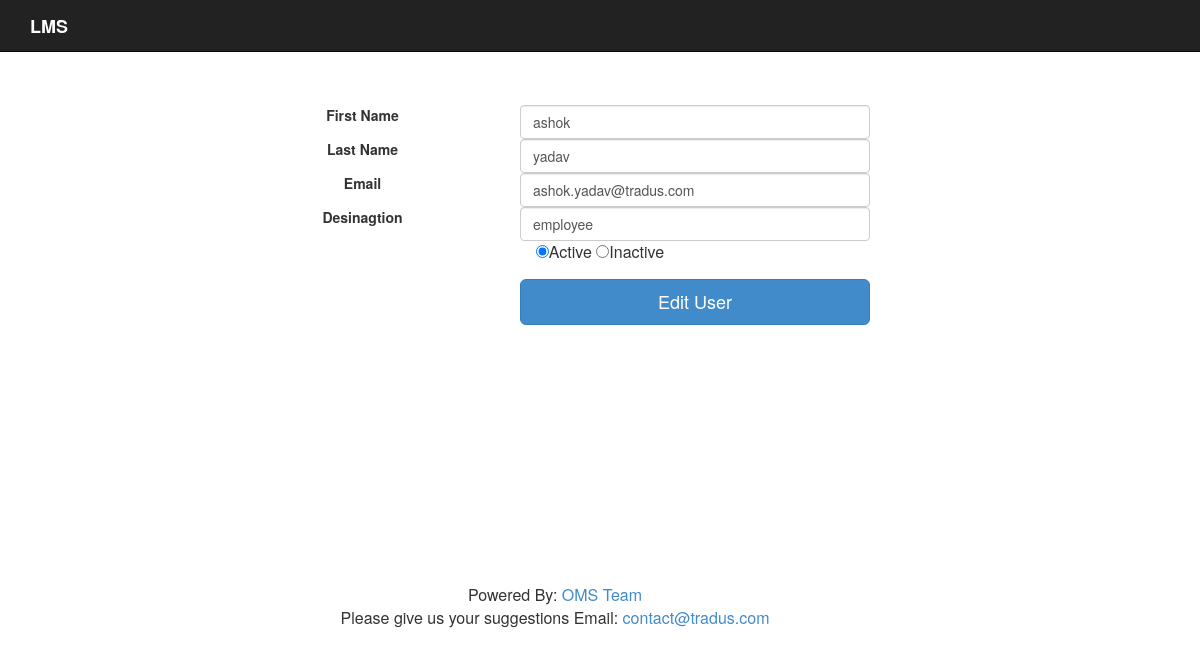
Screenshot of /index.php/admin_users/edituser?emp_id=2 with the database file from the repository.
### tables this page shows
CREATE TABLE IF NOT EXISTS `users` (
  `emp_id` int(11) NOT NULL,
  `firstname` varchar(20) NOT NULL,
  `lastname` varchar(20) NOT NULL,
  `password` varchar(50) NOT NULL,
  `email` varchar(30) NOT NULL,
  `is_active` tinyint(1) NOT NULL,
  `designation` varchar(50) NOT NULL,
  PRIMARY KEY (`emp_id`),
  UNIQUE KEY `email` (`email`)
);

### application/libraries/Layout.php (called while the page is built, shortened)
<?php
class Layout {
    var $obj;
    var $layout;
    var $title;
    function __construct() {
        $this->obj = & get_instance();
    }
    function setLayout($layout) {
        $this->layout = $layout;
    }
    function setTitle($title) {
        $this->title = $title;
    }
    function view($view, $data = null, $return = false) {
        $loadedData = array();
        $loadedData['content_for_layout'] = $this->obj->load->view($view, $data, true);
        $loadedData['title'] = $this->title;
        if ($return) {
            $output = $this->obj->load->view($this->layout, $loadedData, true);
            return $output;
        } else {
            $this->obj->load->view($this->layout, $loadedData, false);
        }
    }
}
?>

### application/controllers/admin_users.php (called while the page is built, shortened)
<?php
class Admin_users extends App_controller  {
    public function edituser() {
        $empid = $this->input->get('emp_id');
        if (!empty($empid)) {
            $data["userdata"] = $this->users->get_userdata_by_id($empid);
            $this->layout->view('admin_users_edit', $data);
        }
    }
}

### index.php (called while the page is built, shortened)
<?php
require_once BASEPATH.'core/CodeIgniter.php';

### application/models/users.php (called while the page is built, shortened)
<?php
class users extends CI_Model {
    public function get_userdata_by_id($empid) {
        $q = array();
        if (!empty($empid)) {
            $this->db->where('emp_id', $empid);
            $q = $this->db->get('users');
        }
        return array_shift($q->result_array());
    }
}
?>

### application/views/admin_users_edit.php (the view, shortened to what this page needs)
<?php
echo form_open("admin_users/edituser");
?>
<form class="form-horizontal" role="form"  >
  <div class="row">
   <div class="form-group">
   <div class="col-sm-2 "></div>
    <label for="emp_id" class="col-lg-3 control-label"></label>
    <div class="col-lg-4">
    </div>
    </div>
     </div>
     <div class="row">
   <div class="form-group">
   <div class="col-sm-2 "></div>
    <label for="firstname" class="col-lg-3 control-label">First Name</label>
    <div class="col-lg-4">
     <input type="text" name="firstname" class="form-control"  value="<?= $userdata['firstname'] ?>">
    </div>
    </div>
     </div>
     <div class="row">
   <div class="form-group">
   <div class="col-sm-2 "></div>
    <label for="lastname" class="col-lg-3 control-label">Last Name</label>
    <div class="col-lg-4">
     <input type="text" name="lastname" class="form-control"  value="<?= $userdata['lastname'] ?>">
    </div>
    </div>
     </div>
     <div class="row">
   <div class="form-group">
   <div class="col-sm-2 "></div>
    <label for="email" class="col-lg-3 control-label">Email</label>
    <div class="col-lg-4">
     <input type="text" name="email" class="form-control"  value="<?= $userdata['email'] ?>">
    </div>
    </div>
     </div>
    <div class="row">
   <div class="form-group">
   <div class="col-sm-2 "></div>
    <label for="desinagtion" class="col-lg-3 control-label">Desinagtion</label>
    <div class="col-lg-4">
     <input type="text" name="designation" class="form-control"  value="<?= $userdata['designation'] ?>">
    </div>
    </div>
     </div>
       <div class="row">
             <div class="form-group">
      <div class="col-sm-4"></div>
       <div class="col-lg-4">
     <input type="radio" name="is_active" <?= ($userdata['is_active']) ? "checked" : "" ?> value="1"><font size="3">Active
     <input type="radio" name="is_active" <?= (!$userdata['is_active']) ? "checked" : "" ?> value="0"><font size="3">Inactive
    </div>
      </div>
  <br>
     <div class="col-lg-5"></div>
     <div class="col-lg-4">
      <input type="submit" name="submit" value="Edit User" class="btn btn-lg btn-primary btn-block" >
    </div>
    </form>

### rows the page displays
users: firstname "ashok", lastname "yadav", email "ashok.yadav@tradus.com", designation "employee", is_active "☑"
